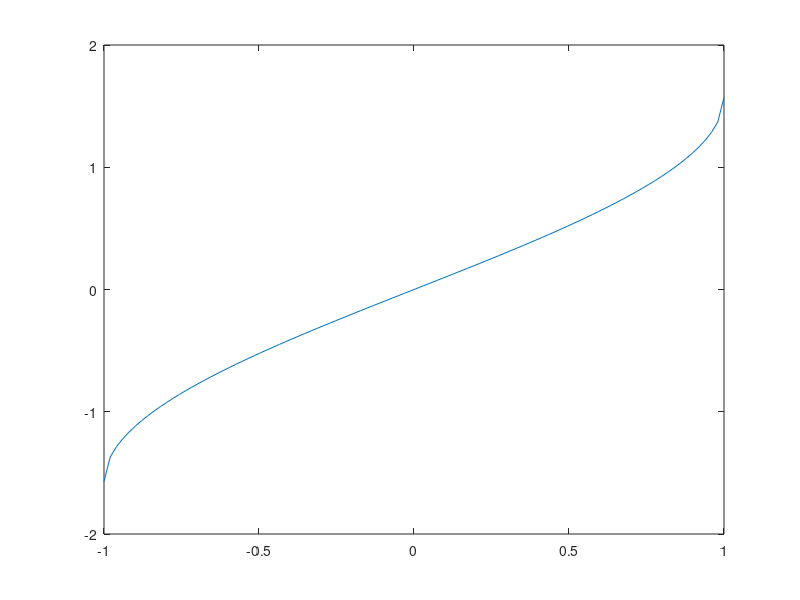

MATLAB code for this plot:
% Regression test function (black box) for asin
% This function is autogenerated by helpgen.py
function bbtest_success = bbtest_mathfunctions_asin
  bbtest_success = 1;
NumErrors = 0;
try
  t = linspace(-1,1);
catch
  NumErrors = NumErrors + 1;
end
try
  plot(t,asin(t))
catch
  NumErrors = NumErrors + 1;
end
try
  mprint('asinplot');
catch
  NumErrors = NumErrors + 1;
end
if (NumErrors ~= 0) bbtest_success = 0; return; end
